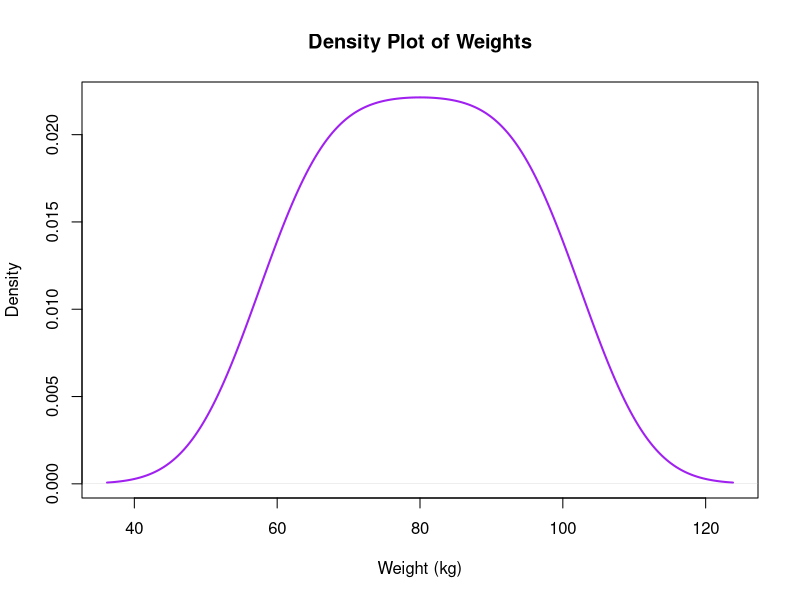

Reproduce this figure in R.
# Weight data
weight <- c(60, 65, 70, 75, 80, 85, 90, 95, 100)

# Create density plot
plot(density(weight),
     main = "Density Plot of Weights",
     xlab = "Weight (kg)",
     ylab = "Density",
     col = "purple",
     lwd = 2)